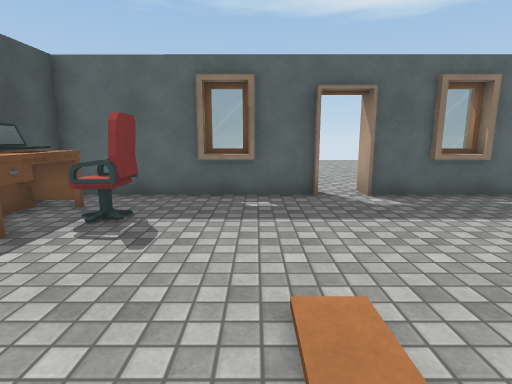
view 1 (above)

12 first-person views from a walk through a scene from a Unity 3-D project. The camera is 1.3 m above the floor, tilts 10° down and sees 80° across. The floor is counted in squares, 1 m on a side. Each view is taken from the middle of a square. On the plan, view 1 faces up. The plan holds only what a view shows up to about 14 squares ahead; the rest is blank. The place goes on beyond the plan. Some surface patterns are stand-ins.

view 2
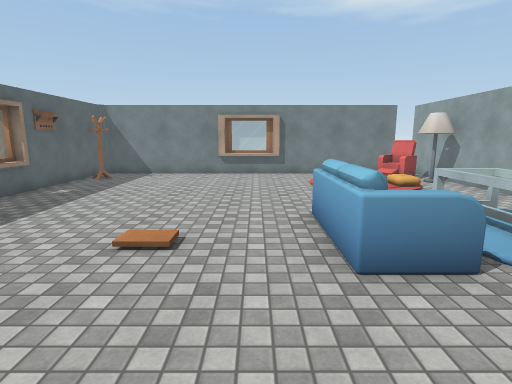

view 3
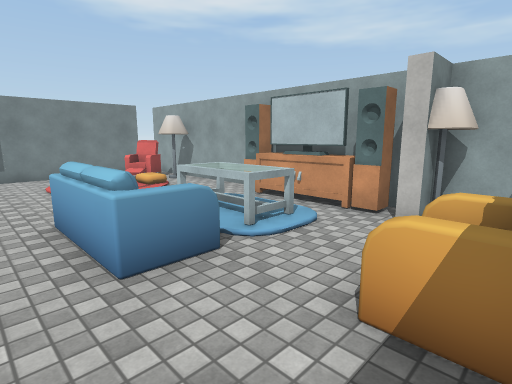

view 4
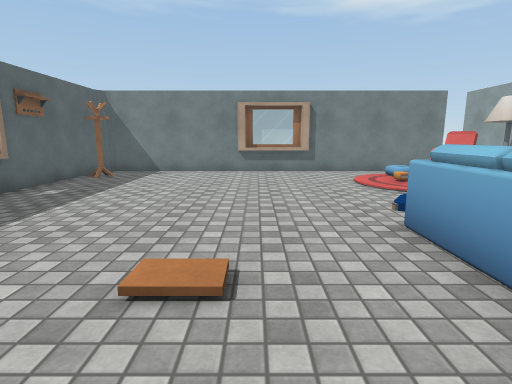

view 5
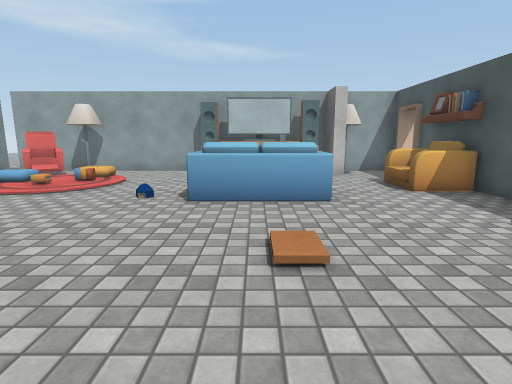

view 6
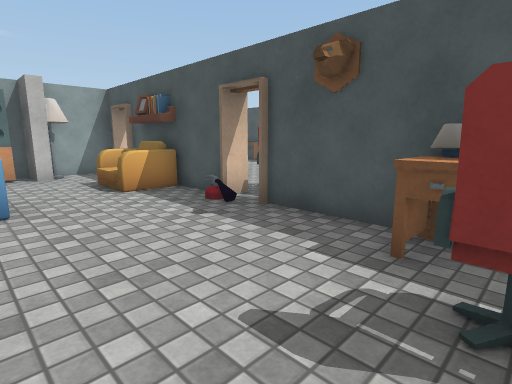

view 7
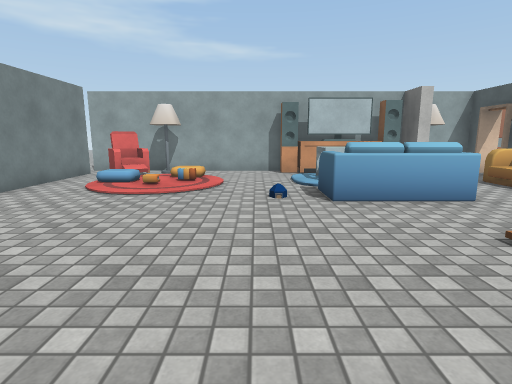

view 8
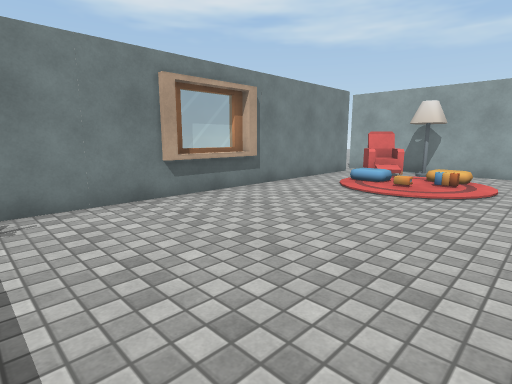

view 9
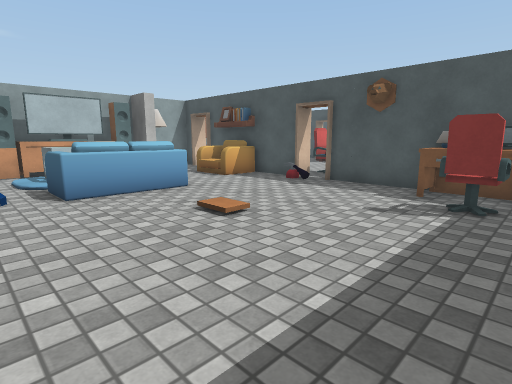

view 10
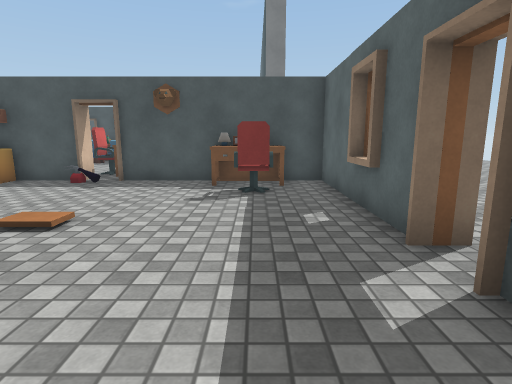

view 11
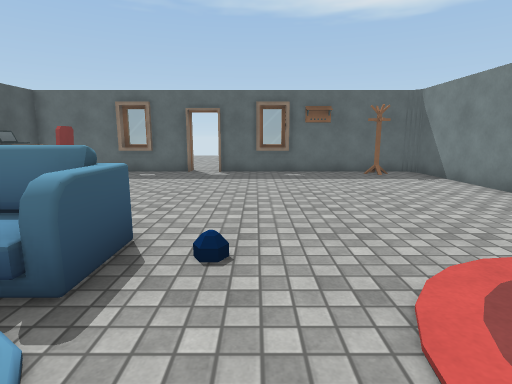

view 12
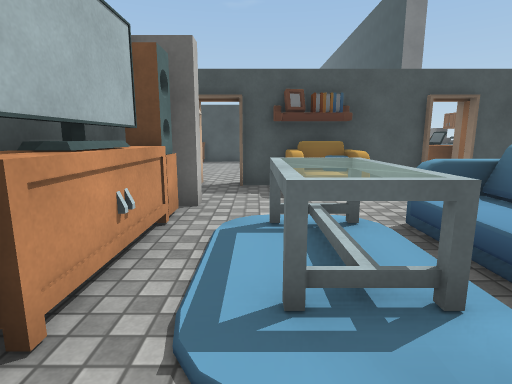

### Floor plan
Points are (right, up) in squares from view 1. A wall is a line through its corners. A room is listed if a view was taken in it or the views show most of it. See-through windows are left out.
Room 1 (views 1, 2, 3, 4, 5, 6, 7, 8, 9, 10, 11, 12)
walls: (2.6, -6.6) (3.1, -6.6); (10, -1.1) (10, 1.7); (1.4, 7) (-4.5, 7) (-4.5, 0.8); (5.4, 6.9) (4, 6.9); (-4.5, -0.5) (-4.5, -5.4); (0, 6.9) (-1.4, 6.9); (-1.3, -7) (-1.3, -6.4) (2.4, -6.4) (2.4, -7.2); (-2.2, -7) (-2.2, -6.1) (-1.8, -6.1) (-1.8, -7.4) (10.6, -7.4); (10.2, -6.4) (10.2, 6.7); (9.9, 7) (2.6, 7); (-5.1, -6.6) (-4.2, -6.6); (-4.5, -7.4) (-2.2, -7.4)
low walls: (-2.8, -2.4) (-2.8, -4.2)
ways out: opening at (-6, -6); opening at (2, 7.5)
objects: other object (-4, -3); other object (-4, 4) to (-3, 4); other object (-4, 5); other object (-4, 6); other object (-3, 5) to (-2, 5); other object (0, -5) to (2, -4); other object (0, -3) to (2, -1); other object (1, -3); other object (7, -7); other object (7, -5); other object (8, -6) to (9, -6)

Positions as (right, up) in squares from view 1, and headings:
1: (0, 0), facing up
2: (-4, 0), facing right
3: (-4, 0), facing down-right
4: (-2, 1), facing right
5: (1, 5), facing down
6: (0, 5), facing down-left
7: (4, 5), facing down
8: (4, 5), facing down-right
9: (4, 6), facing down-left
10: (5, 5), facing left
11: (4, -5), facing up
12: (4, -5), facing left
